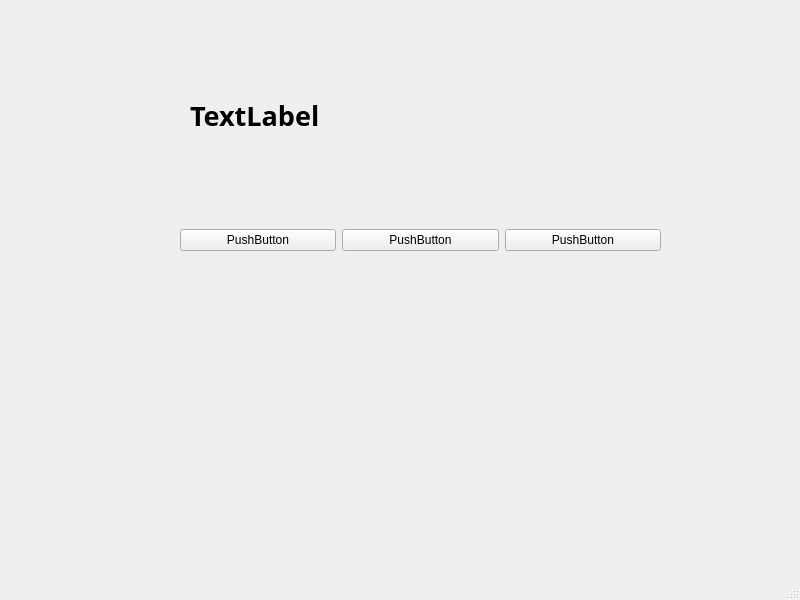
<?xml version="1.0" encoding="UTF-8"?>
<ui version="4.0">
 <class>MainWindow</class>
 <widget class="QMainWindow" name="MainWindow">
  <property name="geometry">
   <rect>
    <x>0</x>
    <y>0</y>
    <width>800</width>
    <height>600</height>
   </rect>
  </property>
  <property name="windowTitle">
   <string>MainWindow</string>
  </property>
  <widget class="QWidget" name="centralwidget">
   <widget class="QWidget" name="horizontalLayoutWidget">
    <property name="geometry">
     <rect>
      <x>180</x>
      <y>200</y>
      <width>481</width>
      <height>80</height>
     </rect>
    </property>
    <layout class="QHBoxLayout" name="horizontalLayout">
     <item>
      <widget class="QPushButton" name="pushButton">
       <property name="text">
        <string>PushButton</string>
       </property>
      </widget>
     </item>
     <item>
      <widget class="QPushButton" name="pushButton_2">
       <property name="text">
        <string>PushButton</string>
       </property>
      </widget>
     </item>
     <item>
      <widget class="QPushButton" name="pushButton_3">
       <property name="text">
        <string>PushButton</string>
       </property>
      </widget>
     </item>
    </layout>
   </widget>
   <widget class="QLabel" name="label">
    <property name="geometry">
     <rect>
      <x>190</x>
      <y>80</y>
      <width>461</width>
      <height>71</height>
     </rect>
    </property>
    <property name="font">
     <font>
      <family>맑은 고딕</family>
      <pointsize>20</pointsize>
      <weight>75</weight>
      <bold>true</bold>
     </font>
    </property>
    <property name="text">
     <string>TextLabel</string>
    </property>
   </widget>
  </widget>
  <widget class="QMenuBar" name="menubar">
   <property name="geometry">
    <rect>
     <x>0</x>
     <y>0</y>
     <width>800</width>
     <height>26</height>
    </rect>
   </property>
  </widget>
  <widget class="QStatusBar" name="statusbar"/>
 </widget>
 <resources/>
 <connections>
  <connection>
   <sender>pushButton</sender>
   <signal>clicked()</signal>
   <receiver>MainWindow</receiver>
   <slot>firstClick()</slot>
   <hints>
    <hint type="sourcelabel">
     <x>212</x>
     <y>263</y>
    </hint>
    <hint type="destinationlabel">
     <x>201</x>
     <y>377</y>
    </hint>
   </hints>
  </connection>
  <connection>
   <sender>pushButton_2</sender>
   <signal>clicked()</signal>
   <receiver>MainWindow</receiver>
   <slot>secondClick()</slot>
   <hints>
    <hint type="sourcelabel">
     <x>357</x>
     <y>264</y>
    </hint>
    <hint type="destinationlabel">
     <x>342</x>
     <y>372</y>
    </hint>
   </hints>
  </connection>
  <connection>
   <sender>pushButton_3</sender>
   <signal>clicked()</signal>
   <receiver>MainWindow</receiver>
   <slot>thirdClick()</slot>
   <hints>
    <hint type="sourcelabel">
     <x>547</x>
     <y>272</y>
    </hint>
    <hint type="destinationlabel">
     <x>528</x>
     <y>376</y>
    </hint>
   </hints>
  </connection>
 </connections>
 <slots>
  <slot>firstClick()</slot>
  <slot>secondClick()</slot>
  <slot>thirdClick()</slot>
 </slots>
</ui>
